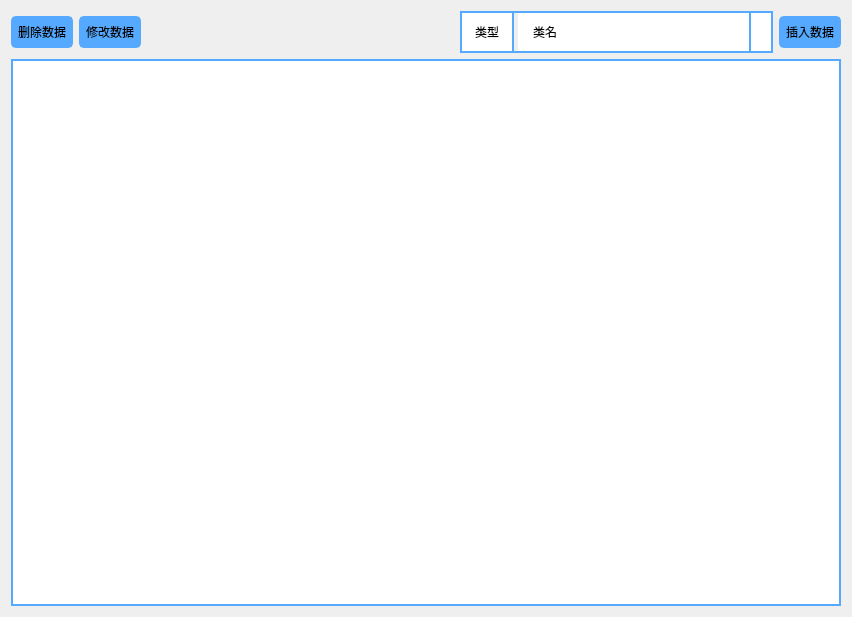
<?xml version="1.0" encoding="UTF-8"?>
<ui version="4.0">
 <class>DocmentUI</class>
 <widget class="QWidget" name="DocmentUI">
  <property name="geometry">
   <rect>
    <x>0</x>
    <y>0</y>
    <width>852</width>
    <height>617</height>
   </rect>
  </property>
  <property name="sizePolicy">
   <sizepolicy hsizetype="Preferred" vsizetype="Preferred">
    <horstretch>0</horstretch>
    <verstretch>0</verstretch>
   </sizepolicy>
  </property>
  <property name="windowTitle">
   <string>Form</string>
  </property>
  <layout class="QVBoxLayout" name="verticalLayout">
   <item>
    <layout class="QHBoxLayout" name="horizontalLayout_2">
     <item>
      <widget class="QPushButton" name="insertButton_2">
       <property name="sizePolicy">
        <sizepolicy hsizetype="Fixed" vsizetype="Fixed">
         <horstretch>0</horstretch>
         <verstretch>0</verstretch>
        </sizepolicy>
       </property>
       <property name="minimumSize">
        <size>
         <width>0</width>
         <height>30</height>
        </size>
       </property>
       <property name="styleSheet">
        <string notr="true">.QPushButton{
	background-color: rgb(85, 170, 255);
	border-color: rgb(85, 170, 255);
	border-width:2px;
	border-style:solid;
	border-radius:5px;
	padding:5px;
	font: 75 9pt &quot;微软雅黑&quot;;
}
.QPushButton:hover{
	
	border-color: rgb(255, 255, 255);
}</string>
       </property>
       <property name="text">
        <string>删除数据</string>
       </property>
      </widget>
     </item>
     <item>
      <widget class="QPushButton" name="insertButton_3">
       <property name="sizePolicy">
        <sizepolicy hsizetype="Fixed" vsizetype="Fixed">
         <horstretch>0</horstretch>
         <verstretch>0</verstretch>
        </sizepolicy>
       </property>
       <property name="minimumSize">
        <size>
         <width>0</width>
         <height>30</height>
        </size>
       </property>
       <property name="styleSheet">
        <string notr="true">.QPushButton{
	background-color: rgb(85, 170, 255);
	border-color: rgb(85, 170, 255);
	border-width:2px;
	border-style:solid;
	border-radius:5px;
	padding:5px;
	font: 75 9pt &quot;微软雅黑&quot;;
}
.QPushButton:hover{
	
	border-color: rgb(255, 255, 255);
}</string>
       </property>
       <property name="text">
        <string>修改数据</string>
       </property>
      </widget>
     </item>
     <item>
      <spacer name="horizontalSpacer">
       <property name="orientation">
        <enum>Qt::Horizontal</enum>
       </property>
       <property name="sizeHint" stdset="0">
        <size>
         <width>40</width>
         <height>20</height>
        </size>
       </property>
      </spacer>
     </item>
     <item>
      <widget class="QWidget" name="comboboxWidget" native="true">
       <property name="sizePolicy">
        <sizepolicy hsizetype="Minimum" vsizetype="Fixed">
         <horstretch>0</horstretch>
         <verstretch>0</verstretch>
        </sizepolicy>
       </property>
       <property name="styleSheet">
        <string notr="true">#comboboxWidget{
	border: 2px solid rgb(85, 170, 255);
}</string>
       </property>
       <layout class="QHBoxLayout" name="horizontalLayout">
        <property name="spacing">
         <number>0</number>
        </property>
        <property name="leftMargin">
         <number>0</number>
        </property>
        <property name="topMargin">
         <number>0</number>
        </property>
        <property name="rightMargin">
         <number>0</number>
        </property>
        <property name="bottomMargin">
         <number>0</number>
        </property>
        <item>
         <widget class="QLabel" name="label">
          <property name="sizePolicy">
           <sizepolicy hsizetype="Minimum" vsizetype="Minimum">
            <horstretch>0</horstretch>
            <verstretch>0</verstretch>
           </sizepolicy>
          </property>
          <property name="styleSheet">
           <string notr="true">QLabel{
	padding:10px;
	border: solid rgb(85, 170, 255);
	border-right-width:2px;
	background-color: rgb(255, 255, 255);
	margin:2px;
}</string>
          </property>
          <property name="text">
           <string>类型</string>
          </property>
         </widget>
        </item>
        <item>
         <widget class="QComboBox" name="comboBox">
          <property name="sizePolicy">
           <sizepolicy hsizetype="Expanding" vsizetype="Minimum">
            <horstretch>0</horstretch>
            <verstretch>0</verstretch>
           </sizepolicy>
          </property>
          <property name="styleSheet">
           <string notr="true">QComboBox{
	border: 0px solid rgb(85, 170, 255);
	background-color: rgba(255, 255, 255, 0);
    padding: 1px 18px 1px 15px;
	margin:2px;
    min-width: 60px;
    min-height:30px;
}

QComboBox:editable {
    background: rgba(255, 255, 255,0);
}

QComboBox:!editable, QComboBox::drop-down:editable {
      background-color: rgb(255, 255, 255);
}

/* QComboBox gets the &quot;on&quot; state when the popup is open */
QComboBox:!editable:on, QComboBox::drop-down:editable:on {
      background-color: rgb(238, 238, 238);
}

QComboBox:on { /* shift the text when the popup opens */
    padding-top: 3px;
    padding-left: 4px;
}

QComboBox::drop-down {
    subcontrol-origin: padding;
    subcontrol-position: top right;
    width: 20px;
    border-left-width: 2px;  
	border-color: rgb(85, 170, 255);
    border-left-style: solid; /* just a single line */
    border-top-right-radius: 3px; /* same radius as the QComboBox */
    border-bottom-right-radius: 3px;
}

QComboBox::down-arrow {
    image: url(:/images/ico_01.png);
    background: rgb(255, 255, 255);
}

QComboBox::down-arrow:on { /* shift the arrow when popup is open */
    top: 1px;
    left: 1px;
    background: rgb(255, 255, 255);
}
QComboBox QAbstractItemView::item {
     color: rgb(8, 8, 8);
     min-height: 30px;
	 background-color: rgb(255, 255, 255);
     padding: 1px 18px 1px 15px;
}
QComboBox QAbstractItemView::item::hover{
     min-height: 30px;
	background-color: rgb(255, 255, 255);
}
QComboBox QAbstractItemView{
     border: 2px solid;
     border-bottom-right-radius: 3px;
     border-bottom-left-radius: 3px; 
	 border-color: rgb(85, 170, 255);
     min-height: 20px;
     
	background-color: rgb(255, 255, 255);
}

QLabel {
    border: solid;
    border-width:2px;
    padding: 1px 5px 1px 5px;
    min-height:20px;
	border-color: rgb(85, 170, 255);
    background: rgba(255, 255, 255, 0);
    font: 75 9pt &quot;微软雅黑&quot;;
    color: rgb(0, 0, 0);
}
QLineEdit{
    background: rgba(255, 255, 255, 0);
}
</string>
          </property>
          <item>
           <property name="text">
            <string>类名</string>
           </property>
          </item>
          <item>
           <property name="text">
            <string>图标名</string>
           </property>
          </item>
          <item>
           <property name="text">
            <string>属性</string>
           </property>
          </item>
          <item>
           <property name="text">
            <string>伪状态</string>
           </property>
          </item>
          <item>
           <property name="text">
            <string>子控件名</string>
           </property>
          </item>
          <item>
           <property name="text">
            <string>类型值</string>
           </property>
          </item>
         </widget>
        </item>
       </layout>
      </widget>
     </item>
     <item>
      <widget class="QPushButton" name="insertButton">
       <property name="sizePolicy">
        <sizepolicy hsizetype="Fixed" vsizetype="Fixed">
         <horstretch>0</horstretch>
         <verstretch>0</verstretch>
        </sizepolicy>
       </property>
       <property name="minimumSize">
        <size>
         <width>0</width>
         <height>30</height>
        </size>
       </property>
       <property name="styleSheet">
        <string notr="true">.QPushButton{
	background-color: rgb(85, 170, 255);
	border-color: rgb(85, 170, 255);
	border-width:2px;
	border-style:solid;
	border-radius:5px;
	padding:5px;
	font: 75 9pt &quot;微软雅黑&quot;;
}
.QPushButton:hover{
	
	border-color: rgb(255, 255, 255);
}</string>
       </property>
       <property name="text">
        <string>插入数据</string>
       </property>
      </widget>
     </item>
    </layout>
   </item>
   <item>
    <widget class="QTableView" name="tableView">
     <property name="styleSheet">
      <string notr="true">QTableView{
    color: rgb(0, 0, 0);
    border: 2px solid rgb(85, 170, 255);
    gridline-vertical-color:rgb(85, 170, 255);             /*grid线颜色*/
	background-color: rgb(255, 255, 255);
    alternate-background-color: rgb(200, 200, 200,150); /*行交替颜色*/
    selection-background-color:rgb(85, 170, 255);  /*选中行背景颜色*/
}
QHeaderView::section{
    background: rgb(255, 255, 255);   
	color: rgb(48, 48, 48);
    padding-left: 4px;
    border: 1px solid;
    border-color:rgb(85, 170, 255);
    min-height: 30px;
}
QHeaderView{

        background-color: rgb(255, 255, 255,0);
}
QTableView::item:!alternate:!selected{
    background-color: rgb(220, 220, 220,150);    /*交替行的另一颜色*/
}

</string>
     </property>
    </widget>
   </item>
  </layout>
 </widget>
 <resources/>
 <connections/>
</ui>
